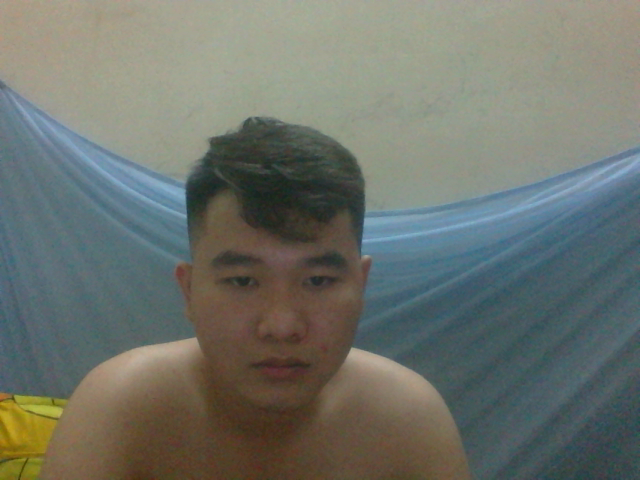
#> input picture Dataset/1.png, 640 x 480 px, found by its file name; its folder holds only this picture in this run
$ python Training.py
#> lines starting #> are read from the running program, lines starting #| are printed output that depends on the picture
import cv2
import numpy as np
from PIL import Image
import os

path = 'D:\\DoAnOpenCV\Dataset'

recognizer = cv2.face.LBPHFaceRecognizer_create()
detector = cv2.CascadeClassifier("D:\\DoAnOpenCV/haarcascade_frontalface_default.xml");


def getImagesAndLabels(path):
#> called with path = 'D:\\DoAnOpenCV\\Dataset'
    imagePaths = [os.path.join(path, f) for f in os.listdir(path)]
    faceSamples = []
    ids = []
    for imagePath in imagePaths:

        PIL_img = Image.open(imagePath).convert('L')  # convert it to grayscale
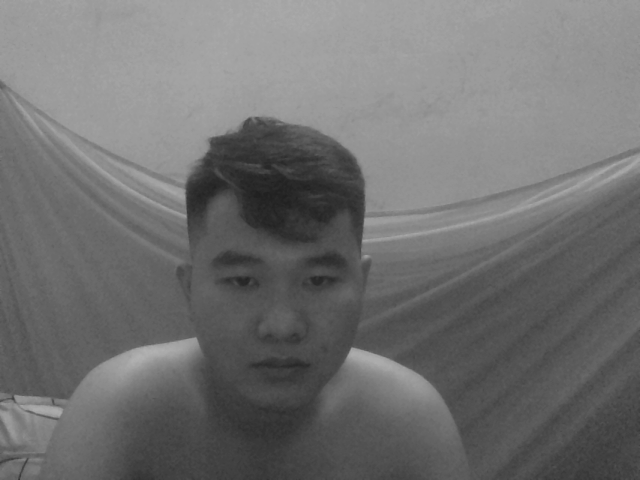
#> PIL_img: PIL image 640x480 L; min 31, max 178, mean 112.7
        img_numpy = np.array(PIL_img, 'uint8')
#> (the run stopped early here; a loop or call above may not have finished)

$ run again, on Dataset/1811060744.png
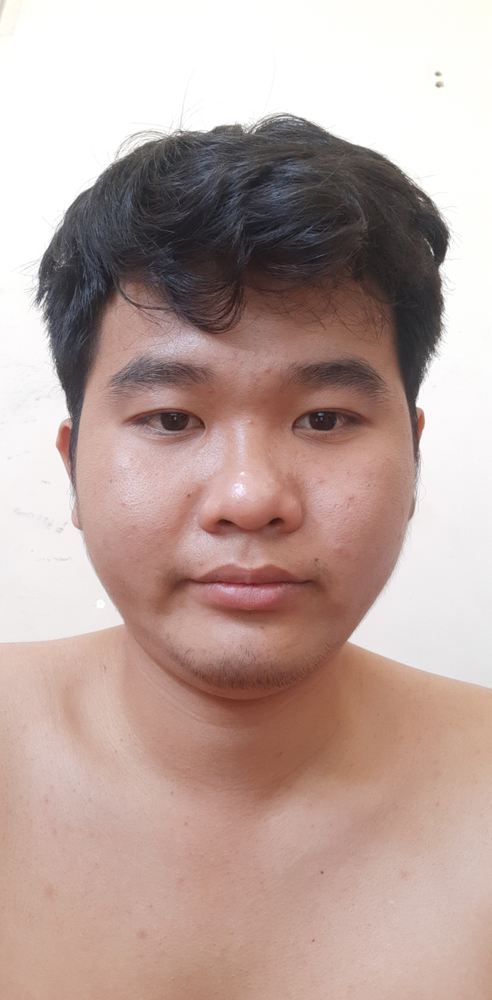
#> input picture Dataset/1811060744.png, 492 x 1000 px, shrunk from 1073 x 2181 before the run, found by its file name
#> in getImagesAndLabels, `PIL_img = Image.open(imagePath).convert('L')`:
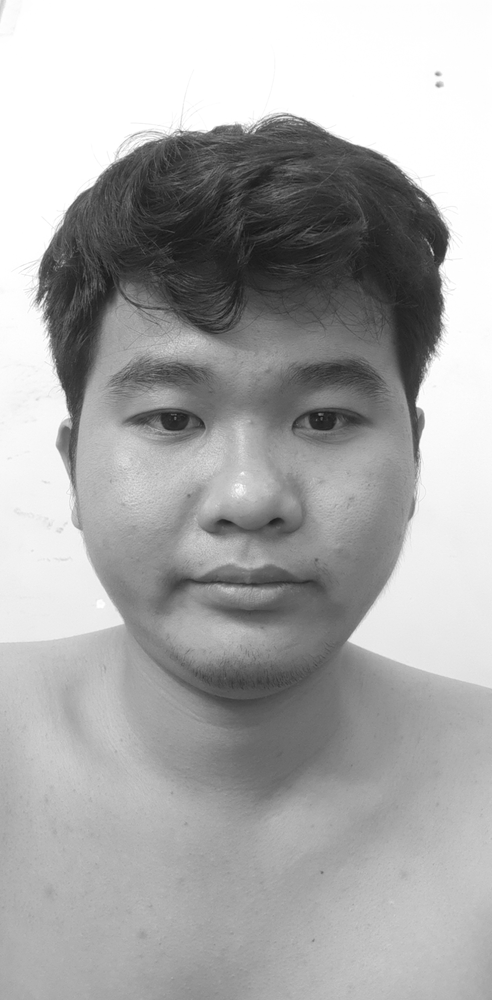
#> PIL_img: PIL image 492x1000 L; min 21, max 255, mean 169.9
